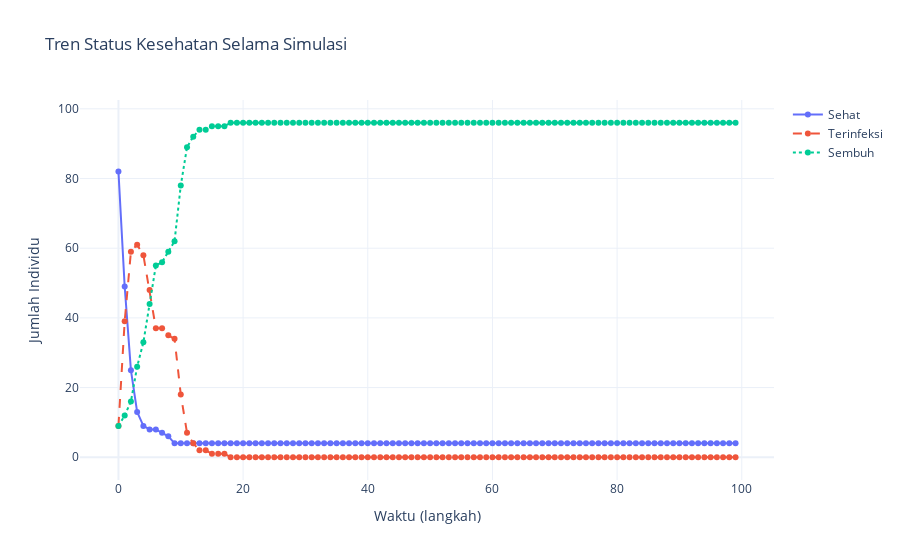

The notebook cell this image was saved under:
### Code cell
# Visualization 1: Line chart for all statuses
fig1 = go.Figure()
fig1.add_trace(go.Scatter(
    x=model_data.index,
    y=model_data["Sehat"],
    mode='lines+markers',
    name='Sehat',
    line=dict(width=2, dash='solid'),
    marker=dict(size=6)
))
fig1.add_trace(go.Scatter(
    x=model_data.index,
    y=model_data["Terinfeksi"],
    mode='lines+markers',
    name='Terinfeksi',
    line=dict(width=2, dash='dash'),
    marker=dict(size=6)
))
fig1.add_trace(go.Scatter(
    x=model_data.index,
    y=model_data["Sembuh"],
    mode='lines+markers',
    name='Sembuh',
    line=dict(width=2, dash='dot'),
    marker=dict(size=6)
))
fig1.update_layout(
    title="Tren Status Kesehatan Selama Simulasi",
    xaxis_title="Waktu (langkah)",
    yaxis_title="Jumlah Individu",
    template="plotly_white"
)

fig1.show()

### Figure 1 — Plotly figure (JSON) as saved in the notebook; plotly's stock layout.template omitted (floating-point values rounded to 4 significant figures)
{"data": [{"line": {"dash": "solid", "width": 2}, "marker": {"size": 6}, "mode": "lines+markers", "name": "Sehat", "type": "scatter", "x": [0, 1, 2, 3, 4, 5, 6, 7, 8, 9, 10, 11, 12, 13, 14, 15, 16, 17, 18, 19, 20, 21, 22, 23, 24, 25, 26, 27, 28, 29, 30, 31, 32, 33, 34, 35, 36, 37, 38, 39, 40, 41, 42, 43, 44, 45, 46, 47, 48, 49, 50, 51, 52, 53, 54, 55, 56, 57, 58, 59, 60, 61, 62, 63, 64, 65, 66, 67, 68, 69, 70, 71, 72, 73, 74, 75, 76, 77, 78, 79, 80, 81, 82, 83, 84, 85, 86, 87, 88, 89, 90, 91, 92, 93, 94, 95, 96, 97, 98, 99], "y": [82, 49, 25, 13, 9, 8, 8, 7, 6, 4, 4, 4, 4, 4, 4, 4, 4, 4, 4, 4, 4, 4, 4, 4, 4, 4, 4, 4, 4, 4, 4, 4, 4, 4, 4, 4, 4, 4, 4, 4, 4, 4, 4, 4, 4, 4, 4, 4, 4, 4, 4, 4, 4, 4, 4, 4, 4, 4, 4, 4, 4, 4, 4, 4, 4, 4, 4, 4, 4, 4, 4, 4, 4, 4, 4, 4, 4, 4, 4, 4, 4, 4, 4, 4, 4, 4, 4, 4, 4, 4, 4, 4, 4, 4, 4, 4, 4, 4, 4, 4]}, {"line": {"dash": "dash", "width": 2}, "marker": {"size": 6}, "mode": "lines+markers", "name": "Terinfeksi", "type": "scatter", "x": [0, 1, 2, 3, 4, 5, 6, 7, 8, 9, 10, 11, 12, 13, 14, 15, 16, 17, 18, 19, 20, 21, 22, 23, 24, 25, 26, 27, 28, 29, 30, 31, 32, 33, 34, 35, 36, 37, 38, 39, 40, 41, 42, 43, 44, 45, 46, 47, 48, 49, 50, 51, 52, 53, 54, 55, 56, 57, 58, 59, 60, 61, 62, 63, 64, 65, 66, 67, 68, 69, 70, 71, 72, 73, 74, 75, 76, 77, 78, 79, 80, 81, 82, 83, 84, 85, 86, 87, 88, 89, 90, 91, 92, 93, 94, 95, 96, 97, 98, 99], "y": [9, 39, 59, 61, 58, 48, 37, 37, 35, 34, 18, 7, 4, 2, 2, 1, 1, 1, 0, 0, 0, 0, 0, 0, 0, 0, 0, 0, 0, 0, 0, 0, 0, 0, 0, 0, 0, 0, 0, 0, 0, 0, 0, 0, 0, 0, 0, 0, 0, 0, 0, 0, 0, 0, 0, 0, 0, 0, 0, 0, 0, 0, 0, 0, 0, 0, 0, 0, 0, 0, 0, 0, 0, 0, 0, 0, 0, 0, 0, 0, 0, 0, 0, 0, 0, 0, 0, 0, 0, 0, 0, 0, 0, 0, 0, 0, 0, 0, 0, 0]}, {"line": {"dash": "dot", "width": 2}, "marker": {"size": 6}, "mode": "lines+markers", "name": "Sembuh", "type": "scatter", "x": [0, 1, 2, 3, 4, 5, 6, 7, 8, 9, 10, 11, 12, 13, 14, 15, 16, 17, 18, 19, 20, 21, 22, 23, 24, 25, 26, 27, 28, 29, 30, 31, 32, 33, 34, 35, 36, 37, 38, 39, 40, 41, 42, 43, 44, 45, 46, 47, 48, 49, 50, 51, 52, 53, 54, 55, 56, 57, 58, 59, 60, 61, 62, 63, 64, 65, 66, 67, 68, 69, 70, 71, 72, 73, 74, 75, 76, 77, 78, 79, 80, 81, 82, 83, 84, 85, 86, 87, 88, 89, 90, 91, 92, 93, 94, 95, 96, 97, 98, 99], "y": [9, 12, 16, 26, 33, 44, 55, 56, 59, 62, 78, 89, 92, 94, 94, 95, 95, 95, 96, 96, 96, 96, 96, 96, 96, 96, 96, 96, 96, 96, 96, 96, 96, 96, 96, 96, 96, 96, 96, 96, 96, 96, 96, 96, 96, 96, 96, 96, 96, 96, 96, 96, 96, 96, 96, 96, 96, 96, 96, 96, 96, 96, 96, 96, 96, 96, 96, 96, 96, 96, 96, 96, 96, 96, 96, 96, 96, 96, 96, 96, 96, 96, 96, 96, 96, 96, 96, 96, 96, 96, 96, 96, 96, 96, 96, 96, 96, 96, 96, 96]}], "layout": {"title": {"text": "Tren Status Kesehatan Selama Simulasi"}, "xaxis": {"title": {"text": "Waktu (langkah)"}}, "yaxis": {"title": {"text": "Jumlah Individu"}}}}
